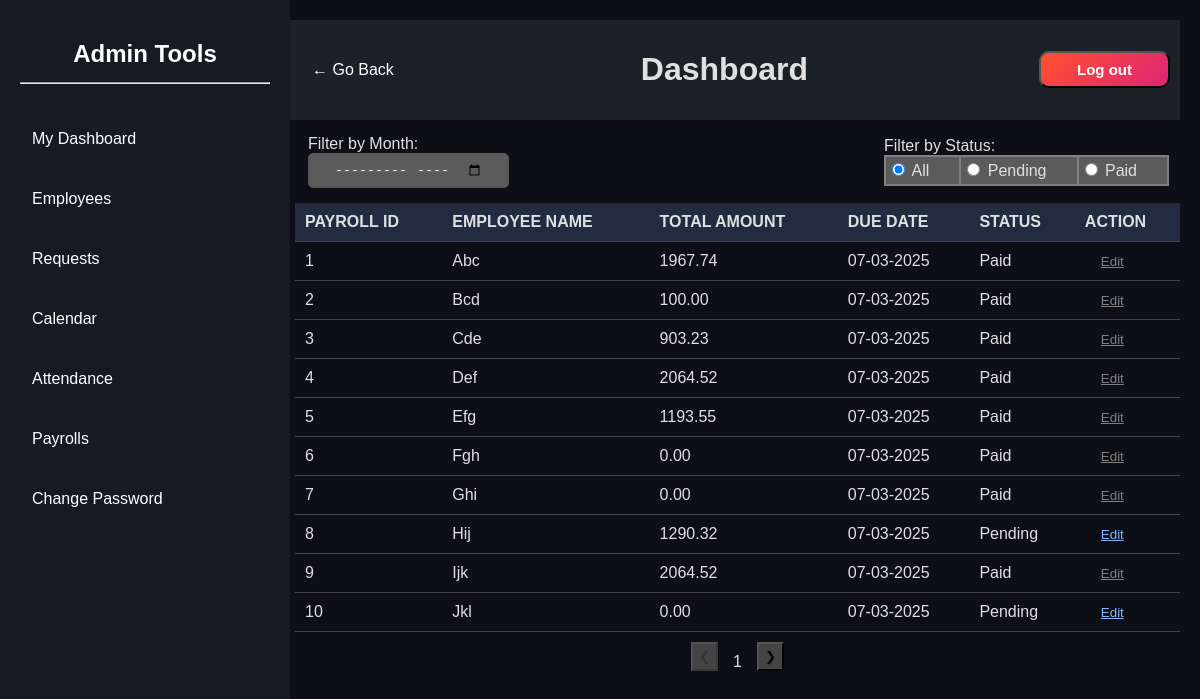
The app's page /adminPay.php with its own data.
### tables this page shows
CREATE TABLE `payroll` (
  `pay_id` int(11) NOT NULL,
  `employee_id` int(11) DEFAULT NULL,
  `month` varchar(20) DEFAULT NULL,
  `year` int(11) DEFAULT NULL,
  `total_salary` decimal(10,2) DEFAULT NULL,
  `status` varchar(20) DEFAULT 'Pending',
  `bonus` decimal(10,2) DEFAULT 0.00,
  `deduction` decimal(10,2) DEFAULT 0.00
);

CREATE TABLE `employee` (
  `emp_id` int(11) NOT NULL,
  `emp_name` varchar(100) DEFAULT NULL,
  `emp_phone` varchar(15) DEFAULT NULL,
  `emp_email` varchar(100) DEFAULT NULL,
  `emp_gender` varchar(20) DEFAULT NULL,
  `birthdate` date DEFAULT NULL,
  `hiredate` date DEFAULT NULL,
  `address` varchar(255) DEFAULT NULL,
  `basic_salary` decimal(10,2) DEFAULT 0.00
);

### adminPay.php (the view, shortened to what this page needs)
<!DOCTYPE html>
<html lang="en">
<head>
    <link rel="stylesheet" href="Style/adminPanel.css">
    <link rel="stylesheet" href="Style/adminPay.css">
</head>
<body>
<?php
    include 'adminPanel.php';
?>
    <div class="main-content">
    <?php
           include 'adminNav.php';
    ?>
    <div class="filters">
                <div class="serch_date_div">
                    <label for="monthFilter">Filter by Month:</label>
                    <input type="month" id="monthFilter">
                </div>
            <div>
                <label>Filter by Status:</label>
                <div class="status-filters">
                    <label><input type="radio" name="status" value="All" checked> All</label>
                    <label><input type="radio" name="status" value="Pending"> Pending</label>
                    <label><input type="radio" name="status" value="Paid"> Paid</label>
                </div>
            </div>
        </div>
        <table>
            <thead>
                <tr>
                    <th>PAYROLL ID</th>
                    <th>EMPLOYEE NAME</th>
                    <th>TOTAL AMOUNT</th>
                    <th>DUE DATE</th>
                    <th>STATUS</th>
                    <th>ACTION</th>
                </tr>
            </thead>
            <tbody id="payrollTable">
            <?php
                include 'config.php';
                $query = "SELECT * FROM payroll";
                $result = mysqli_query($conn, $query);
                    if ($result->num_rows > 0) {
                        while ($row = $result->fetch_assoc()) {
                            $query2 = "SELECT emp_name,emp_id FROM employee WHERE emp_id = '".$row['employee_id']."'";
                            $result2 = mysqli_query($conn, $query2);
                            $row2 = $result2->fetch_assoc();
                            $payMonth = $row['year'] . '-' . str_pad($row['month'], 2, '0', STR_PAD_LEFT);
                            echo "<tr class='status-".trim($row['status'])."' data-month='$payMonth'>
                                    <td>{$row['pay_id']}</td>
                                    <td>" . htmlspecialchars($row2['emp_name']) . "</td>
                                    <td>" . htmlspecialchars($row['total_salary']) . "</td>
                                    <td> 07-" . htmlspecialchars($row['month']) . "-" . htmlspecialchars($row['year']) . " </td>
                                    <td name='payStatus'>". htmlspecialchars($row['status']) . "</td>
                                    <td><button class='btnApproval' " . ($row['status'] === 'Paid' ? 'disabled' : '') . "><a style='text-decoration:underline; " . ($row['status'] === 'Paid' ? 'pointer-events: none; color: grey;' : '') . " ' href='salary_edit.php?value={$row['pay_id']}'>Edit</a></button></td>
                                </tr>";
                        }
                    }
                ?>
            </tbody>
        </table>
        <div class="pagination">
            <button id="prevPage">❮</button>
            <span id="pageNumber" style="    margin-top: 11px; padding: 0px 10px;">1</span>
            <button id="nextPage">❯</button>
        </div>
    </div>
</body>
</html>

### adminPanel.php (shortened to what this page needs)
<!DOCTYPE html>
<html lang="en">
<head>
    <link rel="stylesheet" href="Style/adminPanel.css">
</head>
<body>
    <div class="sidebar">
        <h2>Admin Tools</h2>
        <hr>
        <ul id="menu">
            <a href="adminDash.php?name=Dashboard" class="tools" style="color : white;text-decoration : none;">
                <li class="menu-item">My Dashboard</li>
            </a>
            <a href="adminEmp.php?name=Employees" class="tools" style="color : white;text-decoration : none;">
                <li class="menu-item">Employees</li>
            </a>
            <a href="adminReq.php?name=Requests"  class="tools" style="color : white;text-decoration : none;">
                <li class="menu-item">Requests</li>
            </a>
            <a href="adminCal.php?name=Calendar" class="tools" style="color : white;text-decoration : none;">
                <li class="menu-item">Calendar</li>
            </a>
            <a href="adminAtnd.php?name=Attendance" class="tools" style="color : white;text-decoration : none;">
                <li class="menu-item">Attendance</li>
            </a>
            <a href="adminPay.php?name=Payrolls" class="tools" style="color : white;text-decoration : none;">
                <li class="menu-item">Payrolls</li>
            </a>
            <a href="changePswd.php" class="tools" style="color : white;text-decoration : none;">
                <li class="menu-item">Change Password</li>
            </a>
        </ul>
    </div>
</body>
</html>

### adminNav.php (shortened to what this page needs)
<!DOCTYPE html>
<html lang="en">
<head>
    <link rel="stylesheet" href="Style/adminPanel.css">
</head>
<body>
    <header>
        <a href="javascript:history.back()"><button class="back-btn">← Go Back</button></a>
        <h1><?php
        if (isset($_GET['name'])) {
            $name = $_GET['name'];
            echo $name;
        } else {
            echo 'Dashboard';
        }
        ?></h1>
        <div>
        <button class="logout" onclick="toggleLogoutPopup()">Log out</button>
        </div>
    </header>
</body>
</html>

### Style/adminPanel.css (style rules this page uses)
body { font-family: Arial, sans-serif; margin: 0; padding: 0; display: flex; background: #0e0f16; color: #e0e0e0; }
.sidebar { width: 250px; background: #161b22; padding: 20px; height: 100vh; position: fixed; }
.sidebar h2 { color: white; text-align: center; }
.sidebar ul { list-style: none; padding: 0; }
li { color: white; }
a { margin: 10px; }
.tools { color: white; }
.menu-item { padding: 10px; cursor: pointer; }
.sidebar ul li { padding: 12px; cursor: pointer; display: flex; justify-content: space-between; align-items: center; transition: 0.3s; }
hr { margin-top: -6px; }
.main-content { margin-left: 275px; padding: 20px; flex-grow: 1; }
header { display: flex; justify-content: space-between; align-items: center; background: #1c2128; padding: 10px; margin-left: -9px; }
.back-btn { background: transparent; border: none; color: white; font-size: 16px; cursor: pointer; }

### Style/adminPay.css (style rules this page uses)
body { font-family: Arial, sans-serif; background-color: #121826; color: white; margin: 0; padding: 20px; }
.status-filters { display: flex; align-items: center; flex-direction: row; border-radius: 10px; }
h2 { text-align: center; }
.filters { display: flex; justify-content: space-between; margin-bottom: 20px; margin: 15px 13px; align-items: center; }
.serch_date_div { display: flex; flex-direction: column; }
input[type="month"] { padding: 8px 25px; color: white; border: 1px solid #555; background-color: rgb(92, 91, 91); border-radius: 5px; border-radius: 5px; }
.status-filters label { margin-right: -2px; border: 2px solid gray; background: rgb(92, 91, 91); padding: 3px 30px 4px 1px; }
table { width: 100%; border-collapse: collapse; margin-top: 10px; }
th, td { padding: 10px; border-bottom: 1px solid #444; text-align: left; }
th { background-color: #222B40; }
td a { color: #8AB4F8; cursor: pointer; text-decoration: none; }

### adminPay.php (style rules this page uses)
.btnApproval { background: none; border: none; }
.pagination { display: flex; justify-content: center; margin-top: 10px; }
.pagination button { margin: 0 5px; background-color: #444; }

### adminNav.php (style rules this page uses)
.logout { padding: 8px 36px; border-radius: 10px; font-size: 15px; color: white; font-weight: bold; background: linear-gradient(135deg, #ff512f, #dd2476); }

### records on screen
payroll: pay_id "1", employee.emp_name "Abc", total_salary "1967.74", month "03", year "2025", status "Paid"
payroll: pay_id "2", employee.emp_name "Bcd", total_salary "100.00", month "03", year "2025", status "Paid"
payroll: pay_id "3", employee.emp_name "Cde", total_salary "903.23", month "03", year "2025", status "Paid"
payroll: pay_id "4", employee.emp_name "Def", total_salary "2064.52", month "03", year "2025", status "Paid"
payroll: pay_id "5", employee.emp_name "Efg", total_salary "1193.55", month "03", year "2025", status "Paid"
payroll: pay_id "6", employee.emp_name "Fgh", total_salary "0.00", month "03", year "2025", status "Paid"
payroll: pay_id "7", employee.emp_name "Ghi", total_salary "0.00", month "03", year "2025", status "Paid"
payroll: pay_id "8", employee.emp_name "Hij", total_salary "1290.32", month "03", year "2025", status "Pending"
payroll: pay_id "9", employee.emp_name "Ijk", total_salary "2064.52", month "03", year "2025", status "Paid"
payroll: pay_id "10", employee.emp_name "Jkl", total_salary "0.00", month "03", year "2025", status "Pending"
